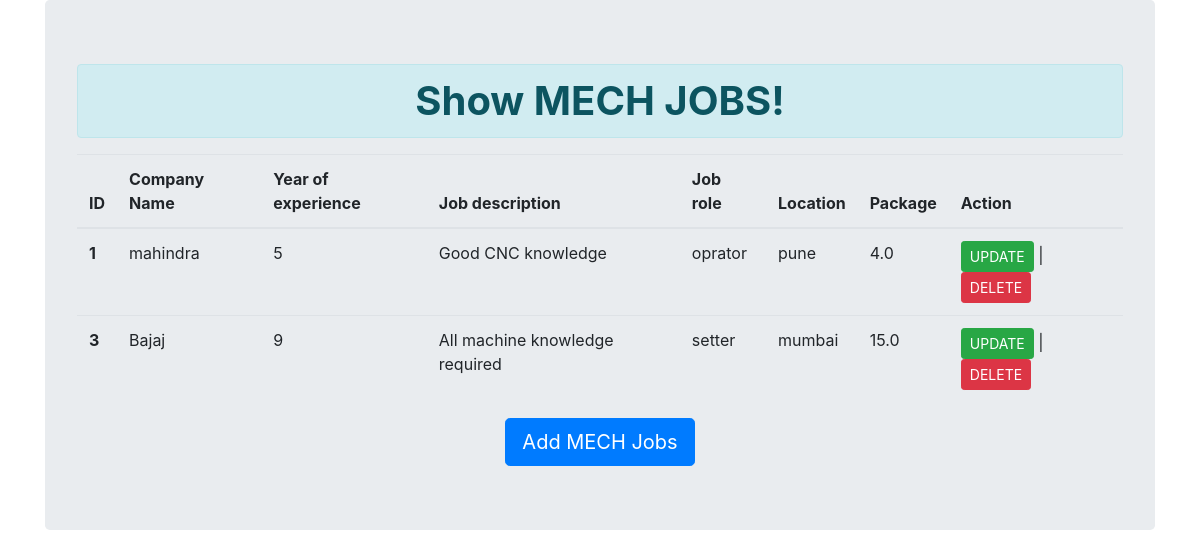
The app's page /show_mech/ with its own data.
### jobapp/models.py (models this page shows, shortened)
class MECHjobs(models.Model):
    company_name         = models.CharField(max_length=70)
    year_of_experience   = models.IntegerField()
    job_description      = models.TextField()
    job_role             = models.CharField(max_length=80)
    location             = models.CharField(max_length=80)
    package              = models.FloatField()

### jobapp/views.py (the view)
# urls.py: path('show_mech/', views.show_mech_jobs_view),
def show_mech_jobs_view(request):
    data = MECHjobs.objects.all()
    return render(request, "jobapp/show_mech.html", {'data': data})

### jobapp/templates/jobapp/show_mech.html (shortened to what this page needs)
<!doctype html>
<html lang="en">
  <head>
    <link rel="stylesheet" href="https://maxcdn.bootstrapcdn.com/bootstrap/4.0.0/css/bootstrap.min.css">
  </head>
  <body>
    <div class="container" >
      <div class="jumbotron">
          <h1 class="alert alert-info" style="text-align:center;"><b>Show MECH JOBS!</b></h1>
          <table class="table table-hover">
            <thead>
              <tr>
                <th scope="col">ID</th>
                <th scope="col">Company Name</th>
                <th scope="col">Year of experience</th>
                <th scope="col">Job description</th>
                <th scope="col">Job role </th>
                <th scope="col">Location</th>
                <th scope="col">Package</th>
                <th scope="col">Action</th>
              </tr>
            </thead>
            <tbody>
              {% for x in data %}
              <tr>
                <th scope="row">{{x.id}}</th>
                <td>{{x.company_name}}</td>
                <td>{{x.year_of_experience}}</td>
                <td>{{x.job_description}}</td>
                <td>{{x.job_role}}</td>
                <td>{{x.location}}</td>
                <td>{{x.package}}</td>
                <td>
                  <a class="btn btn-success btn-sm" style="display:inline-block;" href="/update_mech/{{x.id}}" role="button">UPDATE</a>
                |  <a class="btn btn-danger btn-sm" style="display:inline-block;" href="/delete_mech/{{x.id}}" role="button">DELETE</a>
                </td>
              </tr>
              {% endfor %}
            </tbody>
          </table>
          <center><a class="btn btn-primary btn-lg" href="/add_mech/" role="button">Add MECH Jobs</a></center>
      </div>
    </div>
  </body>
</html>

### records on screen
MECHjobs: id "1", company_name "mahindra", year_of_experience "5", job_description "Good CNC knowledge", job_role "oprator", location "pune", package "4.0"
MECHjobs: id "3", company_name "Bajaj", year_of_experience "9", job_description "All machine knowledge required", job_role "setter", location "mumbai", package "15.0"
